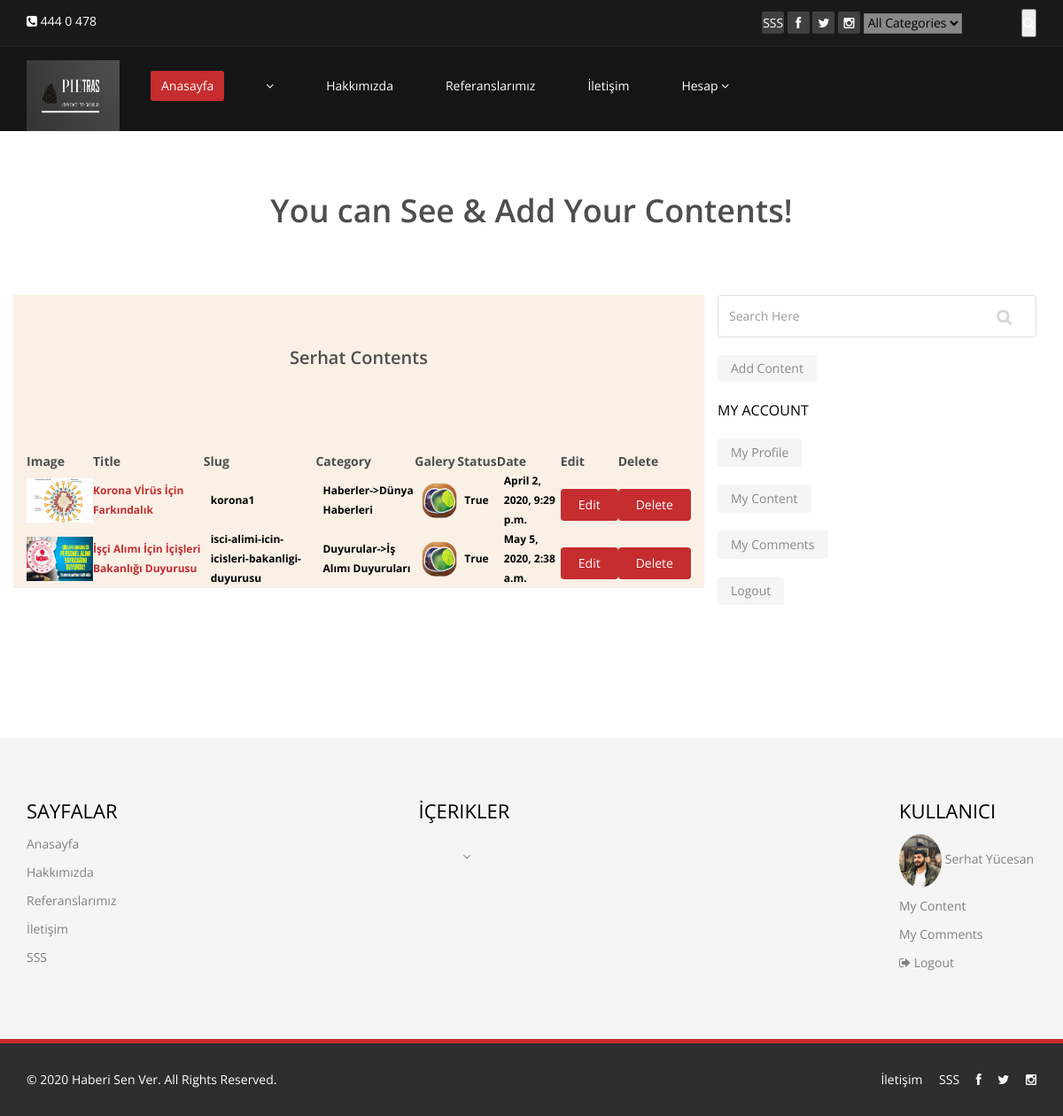
The page /user/mynews/ (signed in) on the database as committed earlier.
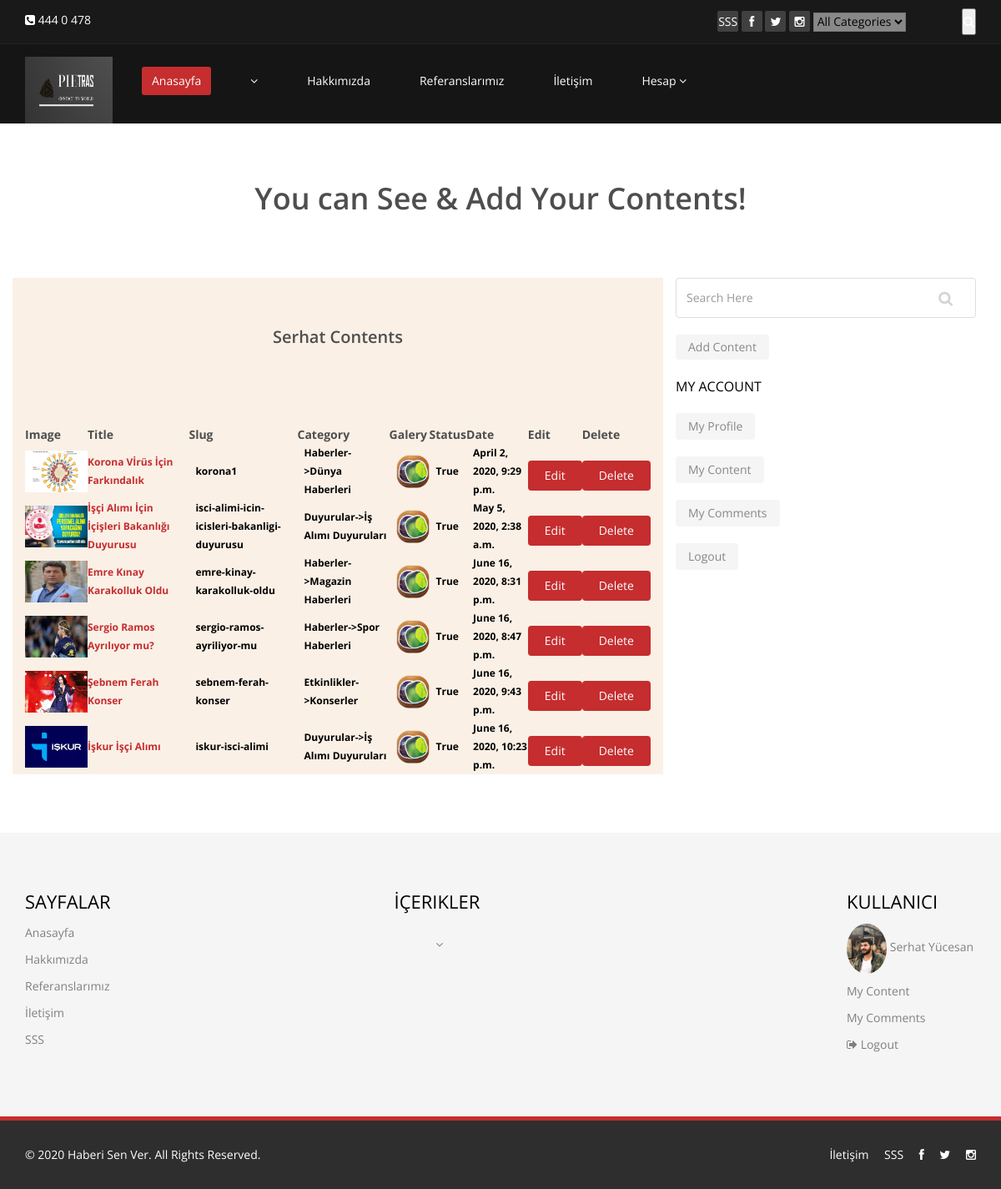
The same page on the database as committed later.
### news/models.py (models this page shows, shortened)
class News(models.Model):
    STATUS =(
        ('True', 'Evet'),
        ('False', 'Hayır'),
    )
    TYPE = (
        ('Haber', 'Haber'),
        ('Etkinlik', 'Etkinlik'),
        ('Duyuru', 'Duyuru'),
    )
    category = models.ForeignKey(Category, on_delete=models.CASCADE) #relations with Category
    user = models.ForeignKey(User, on_delete=models.CASCADE, null=True)
    type = models.CharField(max_length=30, choices=TYPE, null=True)
    title = models.CharField(max_length=150)
    description = models.CharField(max_length=200)
    keyword = models.CharField(max_length=200)
    image = models.ImageField(blank=True, upload_to='images/')
    detail = RichTextUploadingField()
    status = models.CharField(max_length=10, choices=STATUS)
    slug = models.SlugField(null=False, unique=True)
    created_at = models.DateTimeField(auto_now_add=True)
    updated_at = models.DateTimeField(auto_now=True)
    def image_tag(self):
        return mark_safe('<img src="{}" height="40"/>'.format(self.image.url))
    image_tag.short_description = 'Image'

class Category(MPTTModel):
    STATUS =(
        ('True', 'Evet'),
        ('False', 'Hayır'),
    )
    title = models.CharField(max_length=200)
    description = models.CharField(max_length=200)
    keyword = models.CharField(max_length=200)
    image = models.ImageField(blank=True, upload_to='images/')
    status = models.CharField(max_length=10, choices=STATUS)
    slug = models.SlugField(null=False, unique=True)
    parent = TreeForeignKey('self', blank=True, null=True, related_name='children', on_delete=models.CASCADE)
    created_at = models.DateTimeField(auto_now_add=True)
    updated_at = models.DateTimeField(auto_now=True)
    class MPTTMeta:
        order_insertion_by = ['title']
    def __str__(self):
        full_path = [self.title]
        k = self.parent
        while k is not None:
            full_path.append(k.title)
            k=k.parent
        return '->'.join(full_path[::-1])
    def image_tag(self):
        return mark_safe('<img src="{}" height="50"/>'.format(self.image.url))
    image_tag.short_description = 'Image'

### user/views.py (the view)
# urls.py: path('mynews/', views.my_news, name='my_news'),
@login_required(login_url='/login')
def my_news(request):
    category = Category.objects.all()
    current_user = request.user
    news = News.objects.filter(user_id=current_user.id)
    profile = User.objects.get(pk=current_user.id)
    setting = Setting.objects.get(pk=1)
    context = {
        'category': category,
        'news': news,
        'setting': setting,
        'profile': profile,
    }
    return render(request, 'user_news.html', context)

### user/templates/user_news.html (shortened to what this page needs)
{% extends 'homebase.html' %}
{% load static %}
{% block body%}
    <section id="blog" class="container">
        <div class="center">
            <h2> You can See & Add Your Contents!</h2>
        </div>
        <div class="blog">
            <div class="row">
                <div class="col-md-8" style="background-color: #faf0e6">
                    <h1 id="comments_title" class="center">{{ profile.first_name}} Contents</h1>
                    <div class="blog-content">
                        <table style="width: 100%" cellpadding="10">
                            <tr>
                                <th>Image</th>
                                <th>Title</th>
                                <th>Slug</th>
                                <th>Category</th>
                                <th>Galery</th>
                                <th>Status</th>
                                <th>Date</th>
                                <th>Edit</th>
                                <th>Delete</th>
                            </tr>
                            {% for rs in news %}
                                <tr>
                                    <th class="text-left">
                                        <a href="/news/{{ rs.id }}/{{ rs.id }}"> <img src="{{ rs.image.url }}"style="height: 50px; width: 75px"></a>
                                    </th>
                                    <th class="text-left">
                                        <a href="/news/{{ rs.id }}/{{ rs.slug }}"> {{ rs.title}} </a>
                                    </th>
                                    <th class="text-left" style="color: black; padding-left: 8px"> {{ rs.slug }} </a> </th>
                                    <th class="text-left" style="color: black; padding-left: 8px"> {{ rs.category }} </a> </th>
                                    <th class="text-left" style="padding-left: 8px">
                                        <a href="javascript:;" onclick="window.open('/user/newsaddimage/{{ rs.id }}','galery','height=600,width=800,top=250,left=350')">
                                        <img src="{% static 'images/gallery.ico' %}"style="width: 30pt; height: 30pt">
                                            </a>
                                    </th>
                                    <th class="text-left" style="color: black; padding-left: 8px">{{ rs.status }} </a> </th>
                                    <th class="text-left" style="color: black; padding-left: 8px">{{ rs.created_at }} </a> </th>
                                    <td class="text-left">
                                        <a class="btn btn btn-primary button" href="/user/news_edit/{{ rs.id }}" > Edit</a>
                                    </td>
                                    <td class="text-left">
                                        <a class="btn btn btn-primary button" href="/user/news_delete/{{ rs.id }}" onclick="return confirm('Will be Delete! Are you sure?')"> Delete</a>
                                    </td>
                                </tr>
                            {% endfor %}
                        </table>
                    </div>
                </div>
                <aside class="col-md-4">
                    <div class="widget search">
                        <form role="form">
                            <input type="text" class="form-control search_box" autocomplete="off" placeholder="Search Here">
                        </form>
                        <div style="padding-top: 10px ">
                            <ul class="blog_category">
                                <li><a class="btn btn btn-primary button" href="/user/addnews" > Add Content </a></li>
                            </ul>
                        </div>
                        {% include 'userpanel.html' %}
                    </div>
                </aside>
            </div>
        </div>
    </section>
{% endblock %}

Rows that differ between the two databases and show on the page:
now on this page (row edited): News: image (picture), title "Emre Kınay Karakolluk Oldu", slug "emre-kinay-karakolluk-oldu", category "Haberler->Magazin Haberleri", status "True", created_at "June 16, 2020, 8:31 p.m."
now on this page (row edited): News: image (picture), title "Sergio Ramos Ayrılıyor mu?", slug "sergio-ramos-ayriliyor-mu", category "Haberler->Spor Haberleri", status "True", created_at "June 16, 2020, 8:47 p.m."
now on this page (row edited): News: image (picture), title "Şebnem Ferah Konser", slug "sebnem-ferah-konser", category "Etkinlikler->Konserler", status "True", created_at "June 16, 2020, 9:43 p.m."
now on this page (row edited): News: image (picture), title "İşkur İşçi Alımı", slug "iskur-isci-alimi", category "Duyurular->İş Alımı Duyuruları", status "True", created_at "June 16, 2020, 10:23 p.m."
